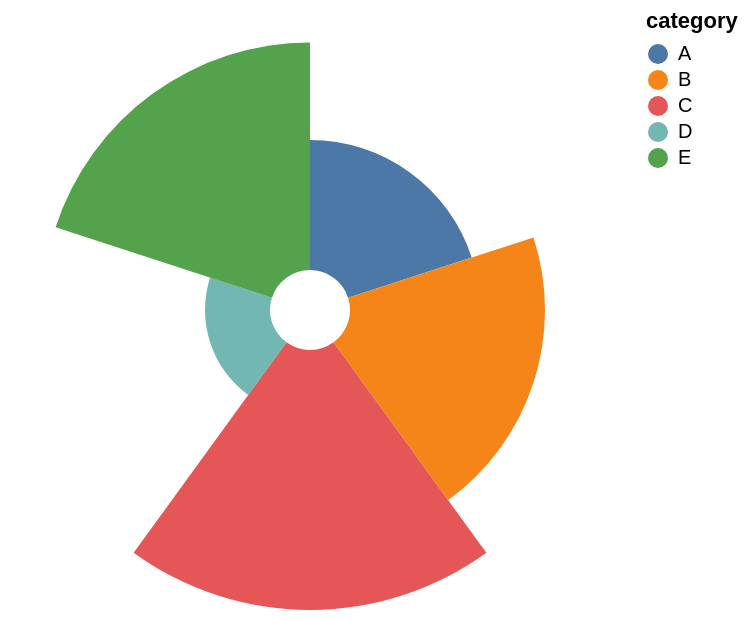

This figure's Vega-Lite source:
### Vega-Lite specification from a JSON file in a GitHub repository (floating-point values rounded to 4 significant figures)
{"$schema": "https://vega.github.io/schema/vega-lite/v5.json", "description": "A radial bar chart with distinct segments for each category.", "data": {"values": [{"category": "A", "value": 4}, {"category": "B", "value": 6}, {"category": "C", "value": 8}, {"category": "D", "value": 2}, {"category": "E", "value": 7}]}, "mark": {"type": "arc", "innerRadius": 50}, "encoding": {"theta": {"field": "category", "type": "nominal"}, "radius": {"field": "value", "scale": {"type": "linear", "zero": true, "rangeMin": 20}}, "color": {"field": "category", "type": "nominal"}, "tooltip": [{"field": "category"}, {"field": "value"}]}}
